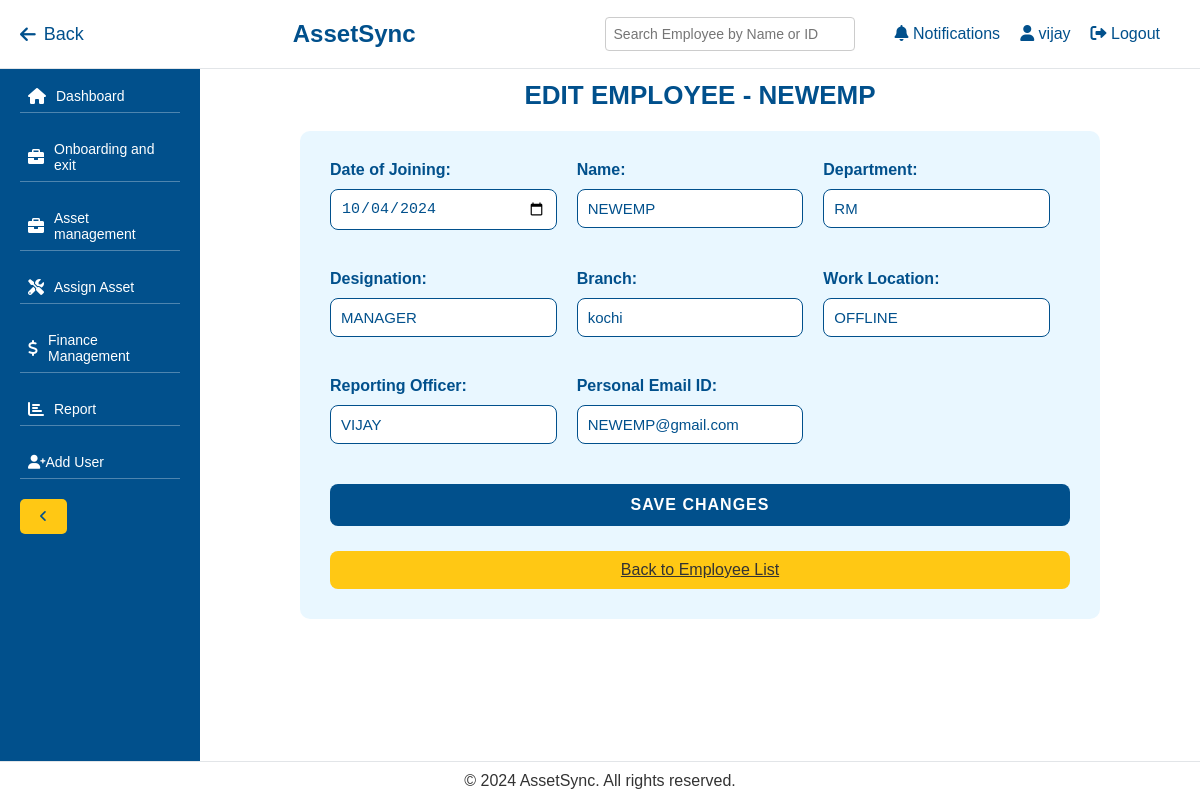
Page /edit-employee/LA-IND-8585/ (signed in) on the committed database.
### management/models.py (models this page shows, shortened)
class Employee(models.Model):
    DEPARTMENT_CHOICES = [
        ('IT', 'IT'),
        ('HR', 'HR'),
        ('FINANCE', 'FINANCE'),
        ('RM FINANCE', 'RM FINANCE'),
        ('RM', 'RM'),
        ('ACADAMICS', 'ACADAMICS'),
        ('CC', 'CC'),
        ('ONLINE OPERATIONS', 'ONLINE OPERATIONS'),
        ('ADMIN', 'ADMIN'),
    ]
    BRANCH_CHOICES = [
        ('kannur', 'Kannur'),
        ('calicut', 'Calicut'),
        ('thrissur', 'Thrissur'),
        ('kochi', 'Kochi'),
        ('kottayam', 'Kottayam'),
        ('trivandrum', 'Trivandrum'),
    ]
    date_of_joining = models.DateField()
    employee_id = models.CharField(max_length=100, unique=True)
    name = models.CharField(max_length=200)
    department = models.CharField(max_length=100, choices=DEPARTMENT_CHOICES)
    designation = models.CharField(max_length=100)
    branch = models.CharField(max_length=100, choices=BRANCH_CHOICES)
    work_location = models.CharField(max_length=100)
    reporting_officer = models.CharField(max_length=100)
    personal_email_id = models.EmailField()
    exited = models.BooleanField(default=False)

### management/views.py (the view, shortened to what this page needs)
# urls.py: path('edit-employee/<str:employee_id>/', views.edit_employee, name='edit_employee'),
@login_required
def edit_employee(request, employee_id):
    employee = get_object_or_404(Employee, employee_id=employee_id)
    return render(request, 'management/edit_employee.html', {'employee': employee})

### management/templates/management/edit_employee.html (shortened to what this page needs)
{% extends 'management/base.html' %}
{% block content %}
<h2>Edit Employee - {{ employee.name }}</h2>
<div class="container">
    <form method="post">
        <div class="row">
            <div class="form-group col-md-4">
                <label for="date_of_joining">Date of Joining:</label>
                <input type="date" id="date_of_joining" name="date_of_joining" class="form-control" value="{{ employee.date_of_joining|date:'Y-m-d' }}">
            </div>
            <div class="form-group col-md-4">
                <label for="name">Name:</label>
                <input type="text" id="name" name="name" class="form-control" value="{{ employee.name }}">
            </div>
            <div class="form-group col-md-4">
                <label for="department">Department:</label>
                <input type="text" id="department" name="department" class="form-control" value="{{ employee.department }}">
            </div>
        </div>
        <div class="row">
            <div class="form-group col-md-4">
                <label for="designation">Designation:</label>
                <input type="text" id="designation" name="designation" class="form-control" value="{{ employee.designation }}">
            </div>
            <div class="form-group col-md-4">
                <label for="branch">Branch:</label>
                <input type="text" id="branch" name="branch" class="form-control" value="{{ employee.branch }}">
            </div>
            <div class="form-group col-md-4">
                <label for="work_location">Work Location:</label>
                <input type="text" id="work_location" name="work_location" class="form-control" value="{{ employee.work_location }}">
            </div>
        </div>
        <div class="row">
            <div class="form-group col-md-4">
                <label for="reporting_officer">Reporting Officer:</label>
                <input type="text" id="reporting_officer" name="reporting_officer" class="form-control" value="{{ employee.reporting_officer }}">
            </div>
            <div class="form-group col-md-4">
                <label for="personal_email_id">Personal Email ID:</label>
                <input type="email" id="personal_email_id" name="personal_email_id" class="form-control" value="{{ employee.personal_email_id }}">
            </div>
        </div>
        <button type="submit" class="btn-primary">Save Changes</button>
    </form>
    <a href="{% url 'view_employee' %}" class="btn-secondary">Back to Employee List</a>
</div>
{% endblock %}

### management/templates/management/base.html (shortened to what this page needs)
{% load static %}
<!DOCTYPE html>
<html lang="en">
<head>
    <link rel="stylesheet" href="https://cdnjs.cloudflare.com/ajax/libs/font-awesome/6.0.0-beta3/css/all.min.css">
</head>
<body>
    <header>
        <a href="javascript:history.back()" class="back-btn"><i class="fas fa-arrow-left"></i> Back</a>
        <h1>AssetSync</h1>
        <div class="user-options">
            <div class="search-box">
                <input type="text" id="employeeSearch" placeholder="Search Employee by Name or ID" oninput="searchEmployee()">
            </div>
            <a href="#"><i class="fas fa-bell"></i> Notifications</a>
            <a href="#"><i class="fas fa-user"></i> {{ request.user.username }}</a>
            <form id="logout-form" action="{% url 'logout' %}" method="post" style="display:inline;">
                <button type="submit" class="btn" style="background:none; border:none; color: var(--primary-color); font-size: 16px; cursor: pointer;">
                    <i class="fas fa-sign-out-alt"></i> Logout
                </button>
            </form>
        </div>
    </header>
    <aside id="sidebar">
        <nav>
            <ul>
                <li class="{% if request.resolver_match.url_name == 'dashboard' %}active{% endif %}">
                    <a href="{% url 'dashboard' %}"><i class="fas fa-home icon"></i> <span class="text">Dashboard</span></a>
                </li>
                <li>
                    <a href="#" onclick="toggleDropdown(event)"><i class="fas fa-briefcase icon"></i> <span class="text">Onboarding and exit</span></a>
                </li>
                <li>
                    <a href="#" onclick="toggleDropdown(event)"><i class="fas fa-briefcase icon"></i> <span class="text">Asset management</span></a>
                </li>
                <li><a href="{% url 'assign_asset' %}"><i class="fas fa-tools icon"></i> <span class="text">Assign Asset</span></a></li>
                <li><a href="{% url 'finance_module' %}"><i class="fas fa-dollar-sign icon"></i> <span class="text">Finance Management</span></a></li>
                <li><a href="{% url 'report' %}"><i class="fas fa-chart-bar icon"></i> <span class="text">Report</span></a></li>
                <li><a href="{% url 'add_user' %}"><i class="fas fa-user-plus"></i> Add User</a></li>
            </ul>
        </nav>
        <button class="toggle-btn" onclick="toggleSidebar()"><i class="fas fa-angle-left"></i></button>
    </aside>
    <main>
        {% block content %}{% endblock %}
    </main>
    <footer>
        <p>&copy; 2024 AssetSync. All rights reserved.</p>
    </footer>
</body>
</html>

### management/templates/management/base.html (style rules this page uses)
:root { --primary-color: #01508c; --secondary-color: #ffc814; --light-blue-color: #e9f7ff; --white-color: #ffffff; --text-color: #333333; --line-color: rgba(255, 255, 255, 0.3); --collapsed-width: 50px; --expanded-width: 200px; --dropdown-bg-color: #ffffff; --dropdown-hover-bg-color: #f1f1f1; --dropdown-border-color: #e0e0e0; }
* { margin: 0; padding: 0; box-sizing: border-box; }
body { font-family: Arial, sans-serif; background-color: var(--light-blue-color); color: var(--text-color); }
header { position: fixed; top: 0; left: 0; width: 100%; background-color: var(--white-color); border-bottom: 1px solid #e2e5e8; padding: 15px 20px; display: flex; justify-content: space-between; align-items: center; z-index: 1000; }
header h1 { color: var(--primary-color); font-size: 24px; }
header .user-options { display: flex; align-items: center; }
header .user-options a { color: var(--primary-color); margin-left: 20px; text-decoration: none; font-size: 16px; transition: color 0.3s; }
.search-box { position: relative; margin-right: 20px; }
.search-box input[type="text"] { padding: 8px; font-size: 14px; width: 250px; border-radius: 4px; border: 1px solid #ccc; }
.back-btn { font-size: 18px; margin-right: 20px; cursor: pointer; color: var(--primary-color); text-decoration: none; display: flex; align-items: center; }
.back-btn i { margin-right: 8px; }
aside { position: fixed; top: 60px; bottom: 0; left: 0; width: var(--expanded-width); background-color: var(--primary-color); color: var(--white-color); padding: 20px; overflow-y: auto; transition: width 0.3s ease; z-index: 999; }
aside nav ul { list-style-type: none; }
aside nav ul li { margin-bottom: 20px; position: relative; }
aside nav ul li a { color: var(--white-color); text-decoration: none; display: flex; align-items: center; padding: 8px; font-size: 14px; background-color: var(--primary-color); border-bottom: 1px solid var(--line-color); transition: background-color 0.3s, color 0.3s; }
aside nav ul li a .icon { margin-right: 10px; font-size: 16px; }
main { margin-left: var(--expanded-width); padding: 80px 20px; min-height: 100vh; background-color: var(--white-color); transition: margin-left 0.3s ease; }
footer { position: fixed; bottom: 0; left: 0; width: 100%; background-color: var(--white-color); border-top: 1px solid #e2e5e8; color: var(--text-color); text-align: center; padding: 10px 0; z-index: 1000; }
button, .btn { background-color: var(--secondary-color); color: var(--primary-color); border: none; padding: 10px 20px; border-radius: 5px; cursor: pointer; transition: background-color 0.3s, color 0.3s; }
aside { overflow-y: auto; }

### management/templates/management/edit_employee.html (style rules this page uses)
:root { --primary-color: #01508c; --secondary-color: #ffc814; --light-blue-color: #e9f7ff; }
.container { max-width: 800px; margin: 20px auto; background-color: var(--light-blue-color); padding: 30px; border-radius: 10px; color: var(--primary-color); }
h2 { font-weight: bold; color: var(--primary-color); margin-bottom: 20px; text-align: center; font-size: 26px; text-transform: uppercase; }
.form-group { margin-bottom: 20px; }
label { font-weight: bold; margin-bottom: 10px; display: block; color: var(--primary-color); font-size: 16px; }
.form-control { border-radius: 8px; border: 1px solid var(--primary-color); padding: 10px; font-size: 15px; color: var(--primary-color); background-color: #ffffff; width: 100%; box-sizing: border-box; transition: border-color 0.3s ease; }
.btn-primary { background-color: var(--primary-color); border-color: var(--primary-color); border-radius: 8px; width: 100%; font-size: 16px; padding: 12px; color: #ffffff; font-weight: bold; text-transform: uppercase; letter-spacing: 1px; cursor: pointer; transition: background-color 0.3s ease; margin-bottom: 15px; }
.btn-secondary { background-color: var(--secondary-color); border-color: var(--secondary-color); color: #333; padding: 10px 20px; border-radius: 8px; font-size: 16px; text-align: center; display: block; margin-top: 10px; transition: background-color 0.3s ease; }
.row { display: flex; flex-wrap: wrap; gap: 20px; margin-bottom: 20px; }
.col-md-4 { flex: 0 0 calc(33.333% - 20px); max-width: calc(33.333% - 20px); }

### rows in the picture
Employee: name "NEWEMP", date_of_joining "10/04/2024", department "RM", designation "MANAGER", branch "kochi", work_location "OFFLINE", reporting_officer "VIJAY", personal_email_id "NEWEMP@gmail.com"

### other values in the picture
{{ request.user.username }} "vijay"
